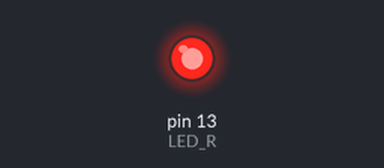
Simulated run of this sketch. Board: Arduino Uno, built with avr-gcc and run on an emulated ATmega328P. On the bench: output pins drawn as LEDs (lit = HIGH).

Above: at 0.17 s.
At 13.6 s:
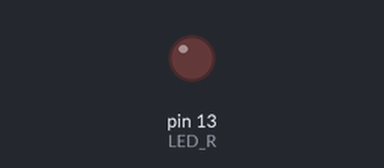
Timing chart, 0 to 14.2 s (numbered marks = the images above):
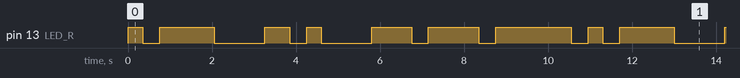

The sketch:

LED_MORSE.ino
```cpp
#define LED_R 13
#define TRACO 400
#define PONTO 150
#define ESPERA 200

void lerMorse(char morse_code[], int size){
  for(int i = 0; i < size; i++){
    digitalWrite(LED_R, HIGH);
    switch(morse_code[i]){
      case '.':
        delay(PONTO);
        break;
       case '-':
        delay(TRACO);
        break;
       default:
        digitalWrite(LED_R,LOW);
        delay(ESPERA);
        break;
    }
    delay(ESPERA);
  }
}

void setup() {
  // put your setup code here, to run once:
  pinMode(LED_R, OUTPUT);

}

void loop() {
  // put your main code here, to run repeatedly:
  char morse_code[] = ". ..- / - . / .- -- ---";
  lerMorse(morse_code, sizeof(morse_code)/sizeof(morse_code[0]));
}
```

Measured:
- by itself, pin 13 (LED_R): repeats every 11.0 s: LOW 0.40 s, HIGH 1.3 s, LOW 1.2 s, HIGH 0.60 s, LOW 0.40 s, HIGH 0.35 s, LOW 1.2 s, HIGH 0.95 s, LOW 0.40 s, HIGH 1.2 s, LOW 0.40 s, HIGH 1.8 s, LOW 0.40 s, HIGH 0.35 s
- by itself, everything shown: repeats every 11.0 s, in 14 steps
